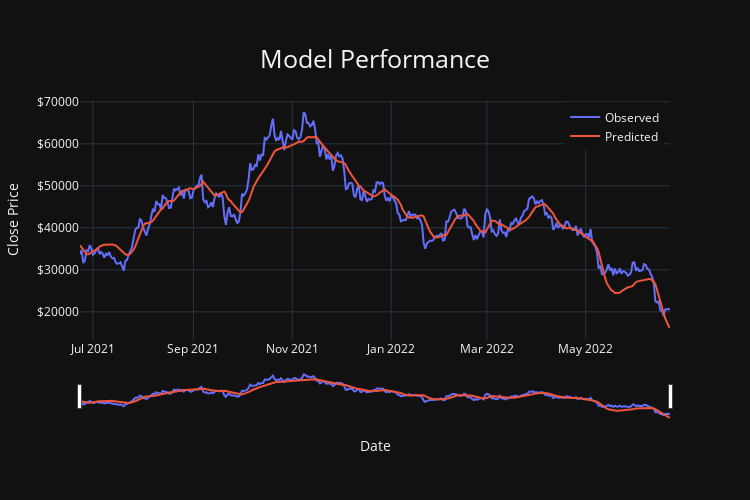

Source (notebook cell):
### Code cell
# This is what we would call in the dashboard
ab_model = build_AttentiveBLSTM(
                        in_shape=(X_train.shape[1], X_train.shape[2]),
                        num_rnns=4,
                        dim_rnn=50,
                        drop=True,
                        drop_rate=0.5,
                        suffix='4RNN_d50'
                        )
ab_model.load_weights('./models/BTC_Attentive_BLSTM_60_lags_3_fts_4RNN_d50.h5')
test_df = get_test_df(ab_model, X_test, y_test, scaler, test_dates)
test_fig = plot_model_test(test_df)
test_fig.update_layout(width=750, height=500)

### Figure 1 — Plotly figure (JSON) as saved in the notebook; plotly's stock layout.template omitted (floating-point values rounded to 4 significant figures; data arrays with more than 128 entries replaced by an {"elided": "..."} marker saying what was removed)
{"data": [{"hovertemplate": "%{y:$,.2f}", "legendgroup": "Observed", "line": {"color": "#636efa", "dash": "solid"}, "marker": {"symbol": "circle"}, "mode": "lines", "name": "Observed", "orientation": "v", "showlegend": true, "type": "scatter", "x": {"elided": "365 str values"}, "xaxis": "x", "y": {"elided": "365 float values"}, "yaxis": "y"}, {"hovertemplate": "%{y:$,.2f}", "legendgroup": "Predicted", "line": {"color": "#EF553B", "dash": "solid"}, "marker": {"symbol": "circle"}, "mode": "lines", "name": "Predicted", "orientation": "v", "showlegend": true, "type": "scatter", "x": {"elided": "365 str values"}, "xaxis": "x", "y": {"elided": "365 float values"}, "yaxis": "y"}], "layout": {"height": 500, "hovermode": "x unified", "legend": {"title": {"text": ""}, "tracegroupgap": 0, "x": 0.99, "xanchor": "right", "y": 0.99, "yanchor": "top"}, "title": {"font": {"size": 25}, "text": "Model Performance", "x": 0.5, "xanchor": "center", "y": 0.9, "yanchor": "top"}, "width": 750, "xaxis": {"anchor": "y", "domain": [0, 1], "rangeslider": {"visible": true}, "title": {"text": "Date"}}, "yaxis": {"anchor": "x", "domain": [0, 1], "tickformat": "$", "title": {"text": "Close Price"}}}}
